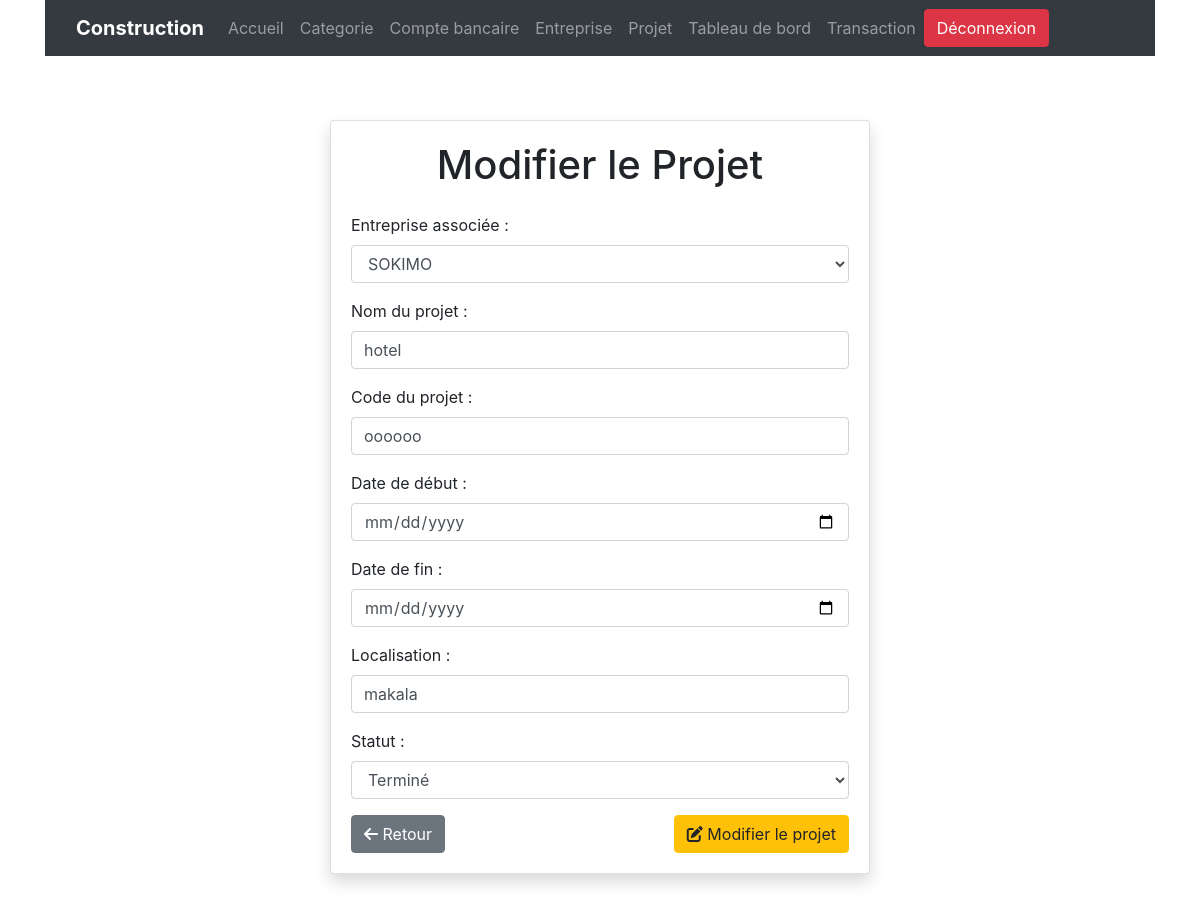
The app's page /projet/modifier/2/ (signed in) with its own data.
### entreprise/models.py (models this page shows, shortened)
class Projet(models.Model):
    company = models.ForeignKey('Company', on_delete=models.CASCADE, verbose_name="Entreprise associée")
    projet_name = models.CharField(max_length=255, verbose_name="Nom du projet")
    project_code = models.CharField(max_length=100, unique=True, verbose_name="Code du projet")
    start_date = models.DateField(verbose_name="Date de début")
    end_date = models.DateField(null=True, blank=True, verbose_name="Date de fin")
    location = models.CharField(max_length=255, verbose_name="Localisation")
    STATUS_CHOICES = [
        ('en_cours', 'En cours'),
        ('termine', 'Terminé'),
        ('a_demarrer', 'À démarrer'),
    ]
    status = models.CharField(max_length=20, choices=STATUS_CHOICES, default='a_demarrer', verbose_name="Statut")
    created_at = models.DateTimeField(auto_now_add=True, verbose_name="Date de création")
    updated_at = models.DateTimeField(auto_now=True, verbose_name="Dernière mise à jour")

### entreprise/views.py (the view)
# urls.py: path('projet/modifier/<int:projet_id>/', modifier_projet, name='modifier_projet'),
@login_required
def modifier_projet(request, projet_id):
    projet = get_object_or_404(Projet, pk=projet_id)
    if request.method == "POST":
        form = ProjetForm(request.POST, instance=projet)
        if form.is_valid():
            form.save()
            return redirect('projet')
    else:
        form = ProjetForm(instance=projet)
    return render(request, './projets/modifier_projet.html', {'form': form})

### entreprise/models.py (called while the page is built)
    def __str__(self):
        return self.company_name

### entreprise/templates/projets/modifier_projet.html (shortened to what this page needs)
{% extends "base_templates.html" %}
{% block contenu %}
{% include "navbar/navbar.html" %}
<div class="container d-flex align-items-center justify-content-center vh-150 mt-5 mb-5">
    <div class="card shadow w-50 mt-3 mb-3">
        <div class="card-body">
            <h1 class="text-center mb-4">Modifier le Projet</h1>
            <form method="post">
                {{ form.as_p }}
                <div class="d-flex justify-content-between mt-3">
                    <a href="{% url 'projet' %}" class="btn btn-secondary"><i class="fas fa-arrow-left"></i> Retour</a>
                    <button type="submit" class="btn btn-warning"><i class="fas fa-edit"></i> Modifier le projet</button>
                </div>
            </form>
        </div>
    </div>
</div>
{% endblock contenu %}

### records on screen
Projet: company "SOKIMO", projet_name "hotel", project_code "oooooo", location "makala", status "Terminé"
